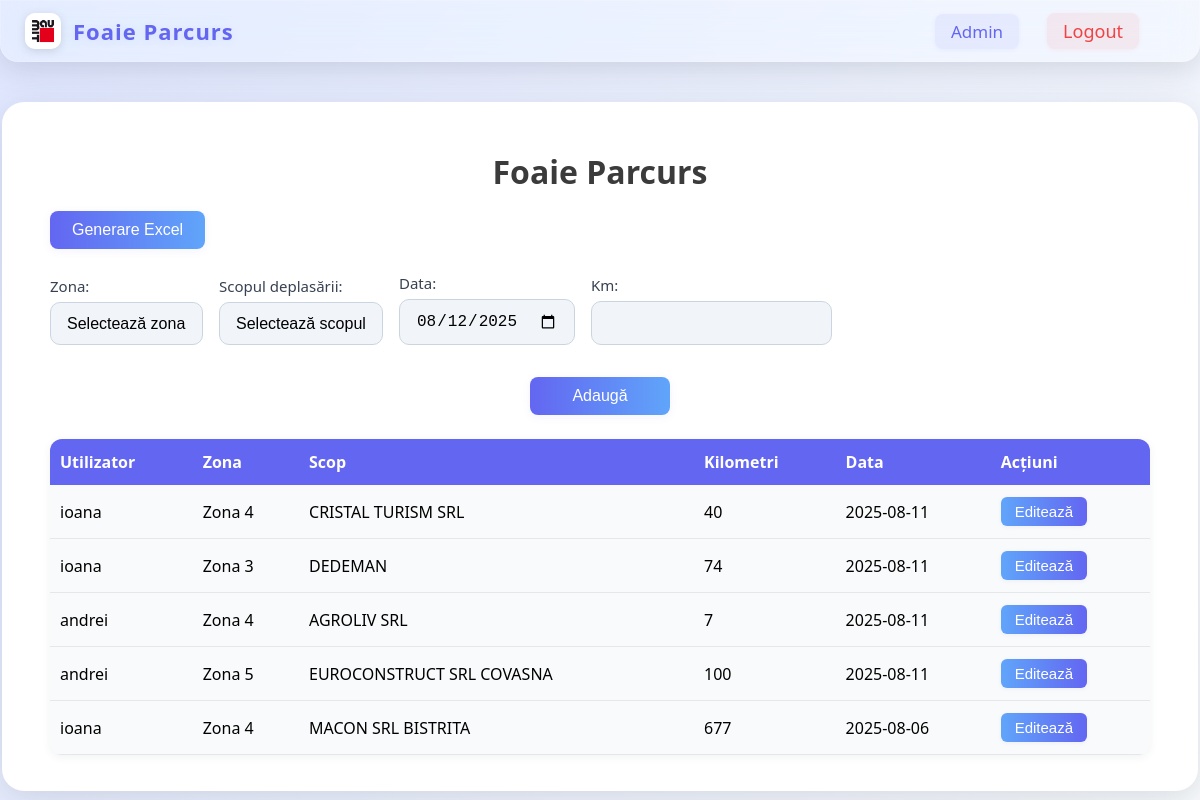
Page / (signed in) on the earlier database version.
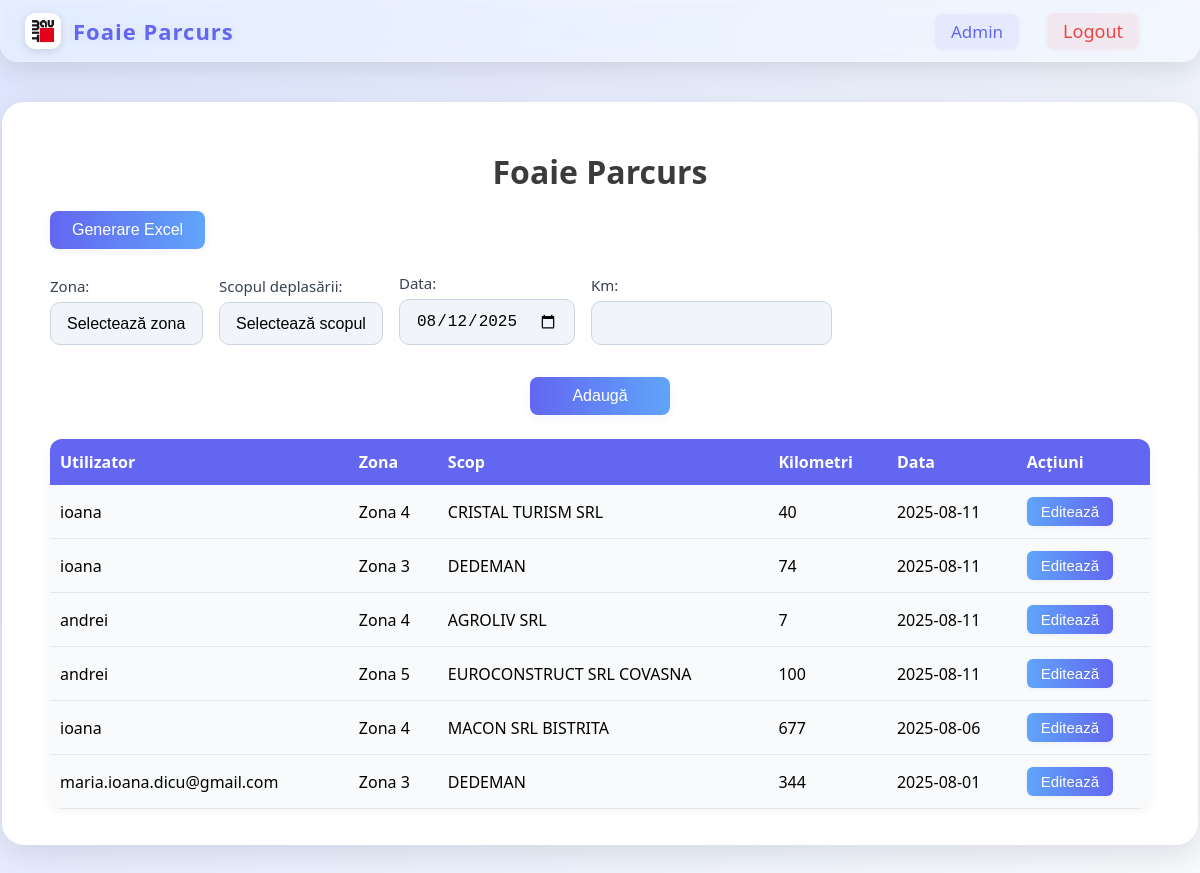
Same page on the later database version.
### tables this page shows
CREATE TABLE parcurs (
            id INTEGER PRIMARY KEY AUTOINCREMENT,
            username TEXT NOT NULL,
            zona TEXT NOT NULL,
            scop TEXT,
            km INTEGER NOT NULL,
            data TEXT NOT NULL
        );

### app.py (the view, shortened to what this page needs)
@app.route('/', methods=['GET', 'POST'])
def index():
    import datetime
    if 'username' not in session:
        return redirect(url_for('login'))
    username = session['username']
    conn = sqlite3.connect(DB_NAME)
    c = conn.cursor()
    if username == 'Admin':
        c.execute('SELECT * FROM parcurs')
        export_btn = True
    else:
        c.execute('SELECT * FROM parcurs WHERE username=?', (username,))
        export_btn = False
    rows = c.fetchall()
    conn.close()
    today = datetime.date.today().isoformat()
    return render_template('index.html', rows=rows, username=username, today=today, export_btn=export_btn)

### templates/index.html (shortened to what this page needs)
<!DOCTYPE html>
<html lang="ro">
<head>
</head>
<body>
    {% include 'topbar.html' %}
    <div class="container">
        <h1 style="margin-top:0;">Foaie Parcurs</h1>
        {% if export_btn %}
        <form method="get" action="/export" style="margin-bottom: 16px;">
            <button type="submit" style="background:linear-gradient(90deg,#6366f1 0%,#60a5fa 100%);color:#fff;border:none;border-radius:8px;padding:10px 22px;font-size:16px;font-weight:500;cursor:pointer;box-shadow:0 2px 8px rgba(99,102,241,0.08);transition:background 0.2s;margin-bottom:8px;">Generare Excel</button>
        </form>
        {% endif %}
        <form method="post">
            <label>Zona:
                <select name="zona" id="zona-select" required>
                    <option value="">Selectează zona</option>
                </select>
            </label>
            <label>Scopul deplasării:
                <select name="scop" id="scop-select" required>
                    <option value="">Selectează scopul</option>
                </select>
            </label>
            <label>Data:
                <input type="date" name="data" value="{{ today }}">
            </label>
            <label>Km:
                <input type="number" name="km" required>
            </label>
            <div style="width: 100%; display: flex; justify-content: center; margin-top: 16px;">
                <button type="submit" style="min-width: 140px;">Adaugă</button>
            </div>
        </form>
        <table>
            <tr>
                {% if username == 'Admin' %}<th>Utilizator</th>{% endif %}
                <th>Zona</th>
                <th>Scop</th>
                <th>Kilometri</th>
                <th>Data</th>
                <th>Acțiuni</th>
            </tr>
            {% for row in rows %}
            <tr>
                {% if username == 'Admin' %}<td>{{ row[1] }}</td>{% endif %}
                <td>{{ row[2] }}</td>
                <td>{{ row[3] }}</td>
                <td>{{ row[4] }}</td>
                <td>{{ row[5] }}</td>
                <td><a href="/edit/{{ row[0] }}"><button class="edit-btn">Editează</button></a></td>
            </tr>
            {% endfor %}
        </table>
    </div>
</body>
</html>

### templates/topbar.html (shortened to what this page needs)
<div class="topbar" style="display: flex; align-items: center; justify-content: space-between;">
    <div style="display: flex; align-items: center; min-width: 40px;">
        <a href="/" title="Acasă" style="display: flex; align-items: center; text-decoration: none; gap: 12px;">
            <img src="/static/images/bro_logo.jpg" alt="Baumit Logo" style="height:36px;border-radius:10px;box-shadow:0 2px 8px rgba(60,72,88,0.18);">
            <span style="font-weight: 700; color: #6366f1; font-size: 22px; letter-spacing: 1px; text-shadow: 0 2px 8px rgba(99,102,241,0.10);">Foaie Parcurs</span>
        </a>
    </div>
    <div style="display: flex; align-items: center; gap: 28px; min-width: 120px; justify-content: flex-end; margin-right:28px;">
        {% if username %}
        <span style="color:#6366f1;font-weight:500;font-size:17px;background:rgba(99,102,241,0.08);padding:6px 16px;border-radius:8px;box-shadow:0 1px 4px rgba(99,102,241,0.08);">{{ username }}</span>
        {% endif %}
        {% if username %}
        <a href="/logout" title="Logout" style="color:#ef4444;font-size:18px;font-weight:500;text-decoration:none;background:rgba(239,68,68,0.08);padding:6px 16px;border-radius:8px;box-shadow:0 1px 4px rgba(239,68,68,0.08);transition:background 0.2s;">Logout</a>
        {% endif %}
    </div>
</div>

### templates/index.html (style rules this page uses)
body { font-family: 'Segoe UI', Arial, sans-serif; background: linear-gradient(120deg, #f8fafc 0%, #e0e7ff 100%); margin: 0; min-height: 100vh; }
.container { max-width: 1100px; margin: 40px auto; background: #fff; border-radius: 22px; box-shadow: 0 8px 32px rgba(60,72,88,0.16); padding: 48px 48px 36px 48px; }
h1 { text-align: center; color: #3b3b3b; margin-bottom: 18px; }
form { display: flex; gap: 16px; margin-bottom: 24px; flex-wrap: wrap; align-items: flex-end; }
label { display: flex; flex-direction: column; font-size: 15px; color: #374151; }
input[type="text"], input[type="number"], input[type="date"], select { padding: 12px 16px; border: 1.5px solid #cbd5e1; border-radius: 10px; font-size: 16px; margin-top: 6px; background: #f1f5f9; transition: border 0.2s; appearance: none; -webkit-appearance: none; -moz-appearance: none; }
button[type="submit"] { background: linear-gradient(90deg, #6366f1 0%, #60a5fa 100%); color: #fff; border: none; border-radius: 8px; padding: 10px 22px; font-size: 16px; font-weight: 500; cursor: pointer; box-shadow: 0 2px 8px rgba(99,102,241,0.08); transition: background 0.2s; }
table { border-collapse: collapse; width: 100%; margin-top: 10px; background: #f9fafb; border-radius: 12px; overflow: hidden; box-shadow: 0 2px 8px rgba(60,72,88,0.07); }
th, td { padding: 12px 10px; text-align: left; }
th { background: #6366f1; color: #fff; font-weight: 600; border: none; }
tr { transition: background 0.2s; }
td { border-bottom: 1px solid #e5e7eb; }
.edit-btn { background: linear-gradient(90deg, #60a5fa 0%, #6366f1 100%); color: #fff; border: none; border-radius: 6px; padding: 6px 14px; font-size: 15px; cursor: pointer; font-weight: 500; box-shadow: 0 1px 4px rgba(99,102,241,0.08); transition: background 0.2s; }

### templates/topbar.html (style rules this page uses)
body { box-sizing: border-box; overflow-x: hidden; background: linear-gradient(120deg, #e0e7ff 0%, #f8fafc 100%); }
.topbar { width: 100vw; box-sizing: border-box; overflow-x: hidden; background: rgba(255,255,255,0.22); box-shadow: 0 8px 32px rgba(60,72,88,0.18); backdrop-filter: blur(16px) saturate(180%); -webkit-backdrop-filter: blur(16px) saturate(180%); border-radius: 0 0 18px 18px; border: 1px solid rgba(255,255,255,0.18); display: flex; align-items: center; justify-content: space-between; flex-wrap: wrap; padding: 12px 32px 12px 24px; gap: 18px; position: sticky; top: 0; z-index: 10; min-height: 54px; transition: box-shadow 0.2s; }
.topbar * { box-sizing: border-box; }

Differences in the rows shown:
added parcurs: username "maria.ioana.dicu@gmail.com", zona "Zona 3", scop "DEDEMAN", km "344", data "2025-08-01"
